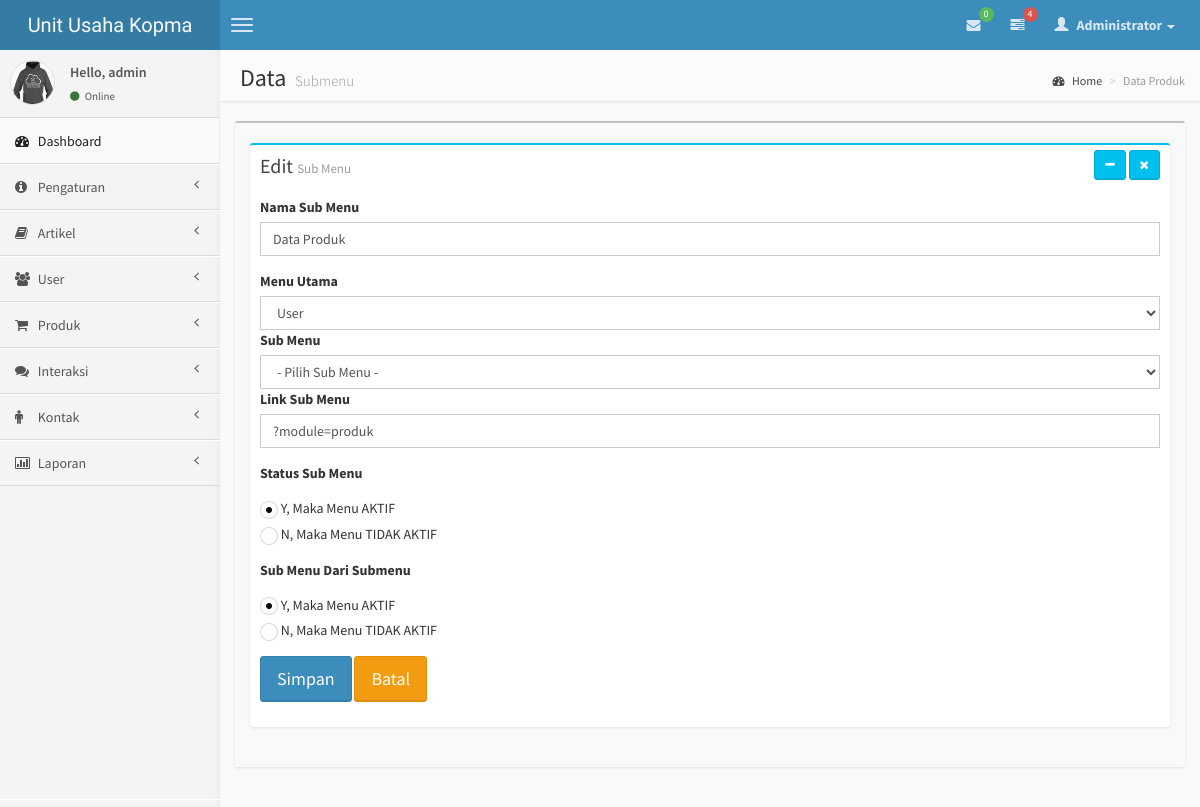
Before: /adminpage/media.php?module=submenu&act=editsubmenu&id=5 (signed in) with the older database file.
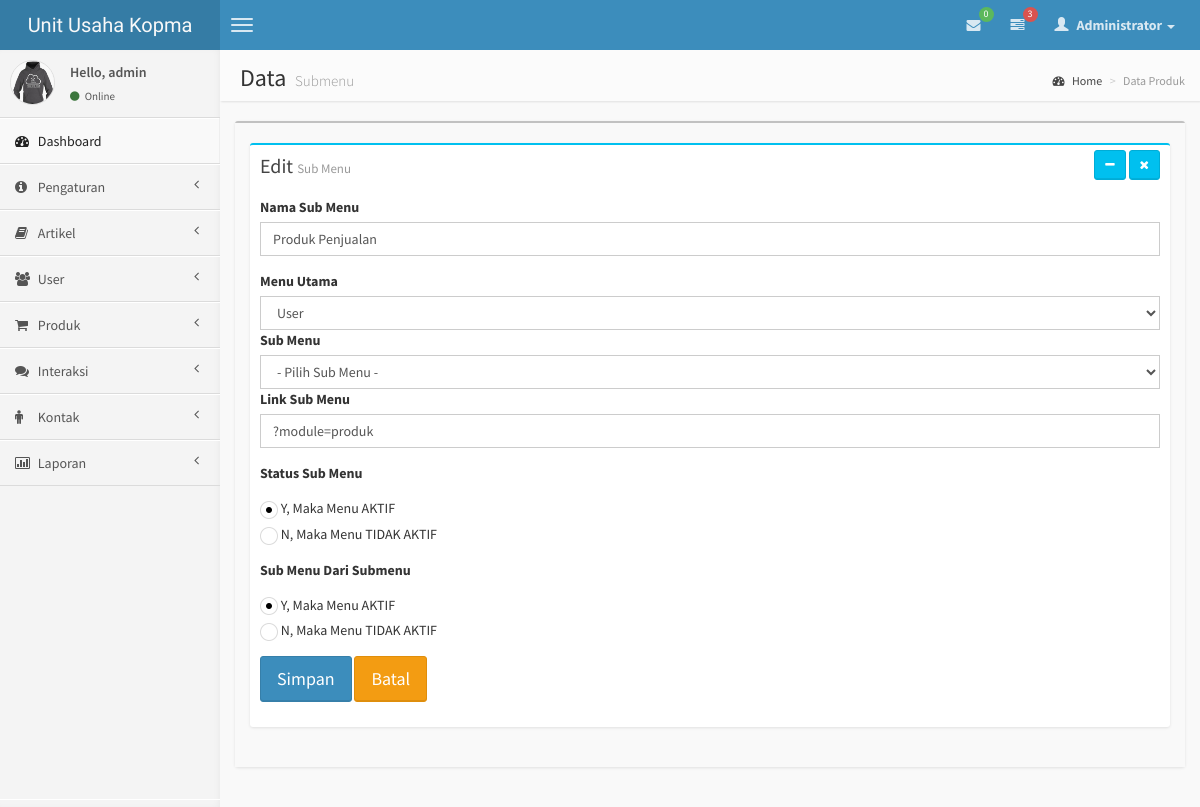
After: the same page with the newer database file.
### tables this page shows
CREATE TABLE `submenu` (
  `id_sub` int(5) NOT NULL AUTO_INCREMENT,
  `nama_sub` varchar(50) DEFAULT NULL,
  `link_sub` varchar(100) DEFAULT NULL,
  `id_main` int(5) NOT NULL,
  `id_submain` int(11) NOT NULL,
  `aktif` enum('Y','N') NOT NULL DEFAULT 'Y',
  `adminsubmenu` enum('Y','N') NOT NULL,
  PRIMARY KEY (`id_sub`)
);

### adminpage/modul/mod_submenu/submenu.php (the view, shortened to what the changed rows need)
<?php
  if (empty($_SESSION['namauser'])){
  echo "<link href='style.css' rel='stylesheet' type='text/css'>
        <center>Untuk mengakses modul, Anda harus login <br>";
  echo "<a href=../../index.php><b>LOGIN</b></a></center>";
}
else{
$aksi="modul/mod_submenu/aksi_submenu.php";
echo "
<aside class='right-side'>
                <section class='content-header'>
                    <h1>
                        Data
                        <small>Submenu</small>
                    </h1>
                    <ol class='breadcrumb'>
                        <li><a href='#'><i class='fa fa-dashboard'></i> Home</a></li>
                        <li class='active'>Data Produk</li>
                    </ol>
                </section>
                <section class='content'>
                    <div class='row'>
                        <div class='col-xs-12'>
<div class='box'>";
$act=!isset($_GET['act'])?'act':$_GET['act'];
switch($act){
  case "editsubmenu":
    $edit = mysqli_query($con,"SELECT * FROM submenu WHERE id_sub='$_GET[id]'");
    $r    = mysqli_fetch_assoc($edit);
    echo "<section class='content'>
                    <div class='row'>
                        <div class='col-md-12'>
                            <div class='box box-info'>
                                <div class='box-header'>
                                    <h3 class='box-title'>Edit <small>Sub Menu</small></h3>
                                    <div class='pull-right box-tools'>
                                        <button class='btn btn-info btn-sm' data-widget='collapse' data-toggle='tooltip' title='Collapse'><i class='fa fa-minus'></i></button>
                                        <button class='btn btn-info btn-sm' data-widget='remove' data-toggle='tooltip' title='Remove'><i class='fa fa-times'></i></button>
                                    </div>
                                </div>
                                <div class='box-body pad'>
                                <form method=POST action=$aksi?module=submenu&act=update>
          <input type=hidden name=id value=$r[id_sub]>
                                 <div class='form-group'>
                                            <label>Nama Sub Menu</label>
                                            <input type='text' class='form-control' name='nama_sub' value='$r[nama_sub]'/>
                                        </div>
                                        <div class='form-group'>
                                            <label>Menu Utama</label>
                                            <select name='menu_utama' class='form-control'>
                                                <option value=0>- Pilih Menu Utama -</option>";
                                                $tampil=mysqli_query($con,"SELECT * FROM menuutama WHERE aktif='Y' ORDER BY nama_menu");
          while($w=mysqli_fetch_assoc($tampil)){
            if ($r['id_main']==0 || ($r['id_main']!=0 && $r['id_submain']!=0)){
              echo "<option value=$w[id_main] selected>$w[nama_menu]</option>";
            }else{
              echo "<option selected value=$w[id_main]>$w[nama_menu]</option>";
            }
          }
    echo "</select>
     <div class='form-group'>
                                            <label>Sub Menu</label>
                                            <select name='sub_menu' class='form-control'>
                                                <option value=0 selected>- Pilih Sub Menu Dari Menu Utama -</option>";
          if ($r['id_submain']==0){
            echo "<option value=0 selected>- Pilih Sub Menu -</option>";
          }
    echo "</select>
    <div class='form-group'>
                                            <label>Link Sub Menu</label>
                                            <input type='text' class='form-control' name='link_sub' value='$r[link_sub]'/>
                                        </div>
                                        <div class='form-group'>
                                         <label>Status Sub Menu</label>
                                            <div class='radio'>";
                                             if ($r['aktif']=='Y'){
                                             	echo "
                                                <label>
                                                    <input type='radio' name='aktif' id='optionsRadios1' value='Y' checked>
                                                    Y, Maka Menu AKTIF
                                                </label>
                                            </div>
                                            <div class='radio'>
                                                <label>
                                                    <input type='radio' name='aktif' id='optionsRadios2' value='N'>
                                                  N, Maka Menu TIDAK AKTIF
                                                </label>";
                                              }
                                              echo "
                                            </div>
                                        </div>
                                        <div class='form-group'>
                                         <label>Sub Menu Dari Submenu</label>
                                            <div class='radio'>";
                                            if ($r[aktif]=='Y'){
                                            	echo "
                                                <label>
                                                    <input type='radio' name='adminsubmenu' id='optionsRadios1' value='Y' checked>
                                                    Y, Maka Menu AKTIF
                                                </label>
                                            </div>
                                            <div class='radio'>
                                                <label>
                                                    <input type='radio' name='adminsubmenu' id='optionsRadios2' value='N'>
                                                  N, Maka Menu TIDAK AKTIF
                                                </label>";
                                              }
                                              echo "
                                            </div>
                                        </div>
                                        <div class='form-group'>
                                        <input type=submit class='btn btn-primary btn-lg' value=Simpan>
                            <input type=button class='btn btn-warning btn-lg' value=Batal onclick=self.history.back()>
                            </div>
                                    </form>
                                </div>
                            </div>
                        </div>
                    </div>
                                    </section>";
    break;
}
}
echo "</div>
 </div>
                    </div>
                </section>
            </aside>
        </div>";
?>

### adminpage/media.php (shortened to what the changed rows need)
<?php
include "../config/koneksi.php";
if($_SESSION['login']==0){
  header('location:logout.php');
}
else{
if (empty($_SESSION['username']) AND empty($_SESSION['passuser']) AND $_SESSION['login']==0){
  echo "<link href='style.css' rel='stylesheet' type='text/css'>
 <center>Untuk mengakses modul, Anda harus login <br>";
  echo "<a href=index.php><b>LOGIN</b></a></center>";
}
else{
?>
<!DOCTYPE html>
<html>
    <head>
        <link href="css/bootstrap.min.css" rel="stylesheet" type="text/css" />
        <link href="css/font-awesome.min.css" rel="stylesheet" type="text/css" />
        <link href="css/ionicons.min.css" rel="stylesheet" type="text/css" />
        <link href="css/morris/morris.css" rel="stylesheet" type="text/css" />
        <link href="css/jvectormap/jquery-jvectormap-1.2.2.css" rel="stylesheet" type="text/css" />
        <link href="css/datepicker/datepicker3.css" rel="stylesheet" type="text/css" />
        <link href="css/daterangepicker/daterangepicker-bs3.css" rel="stylesheet" type="text/css" />
        <link href="css/bootstrap-wysihtml5/bootstrap3-wysihtml5.min.css" rel="stylesheet" type="text/css" />
        <link href="css/datatables/dataTables.bootstrap.css" rel="stylesheet" type="text/css" />
        <link href="css/AdminLTE.css" rel="stylesheet" type="text/css" />
        <link href="css/bootstrap-wysihtml5/bootstrap3-wysihtml5.min.css" rel="stylesheet" type="text/css" />
    </head>
   <body style="min-height: 329px;" class="skin-blue  pace-done fixed">
        <header class="header">
            <a href="index.html" class="logo">
                Unit Usaha Kopma
            </a>
            <nav class="navbar navbar-static-top" role="navigation">
                <a href="#" class="navbar-btn sidebar-toggle" data-toggle="offcanvas" role="button">
                    <span class="icon-bar"></span>
                    <span class="icon-bar"></span>
                    <span class="icon-bar"></span>
                </a>
                <div class="navbar-right">
                    <ul class="nav navbar-nav">
                        <li class='dropdown messages-menu'>
                            <a href='#' class='dropdown-toggle' data-toggle='dropdown'>
                                <i class='fa fa-envelope'></i>
                                <?php
$hub = mysqli_query($con,"select count(hubungi.id_hubungi) as baru from hubungi where dibuka='1'");
  $bk = mysqli_fetch_array($hub);
  echo "
                                <span class='label label-success'>$bk[baru]</span>
                            </a>
                            <ul class='dropdown-menu'>
                                <li class='header'>Anda Memiliki $bk[baru] pesan baru</li>
                                <li>
                                    <ul class='menu'>";
                                      ?>
                                     </ul>
                            </ul>
                        </li>
                         <li class="dropdown tasks-menu">
                            <a href="?module=hubungi" class="dropdown-toggle" data-toggle="dropdown">
                                <i class="fa fa-tasks"></i>
                                <?php
$ord = mysqli_query($con,"select count(orders.id_orders) as jmlorder from orders where status_order='Baru'");
  $od = mysqli_fetch_array($ord);
  echo "
                                <span class='label label-danger'>$od[jmlorder]</span>
                            </a>
                            <ul class='dropdown-menu'>
                                <li class='header'>Anda Memiliki $od[jmlorder] Order Baru</li>
                                <li>
                                    <ul class='menu'>
                                    ";
                                      ?>
                                    </ul>
                                </li>
                            </ul>
                        </li>
                        <?php
                                	echo "
                        <li class='dropdown user user-menu'>
                            <a href='#' class='dropdown-toggle' data-toggle='dropdown'>
                                <i class='glyphicon glyphicon-user'></i>
                                <span>$_SESSION[namalengkap] <i class='caret'></i></span>
                            </a>
                            <ul class='dropdown-menu'>
                                ";
                                ?>
                            </ul>
                        </li>
                    </ul>
                </div>
            </nav>
        </header>
        <div class="wrapper row-offcanvas row-offcanvas-left">
       <?php include "content.php"; ?>
    </body>
</html>
<?php
}
}
?>

Changed rows visible on the page:
changed submenu "- Pilih Sub Menu -": nama_sub "Data Produk" → "Produk Penjualan"
Other visible differences:
$od[jmlorder]: "4" → "3"
